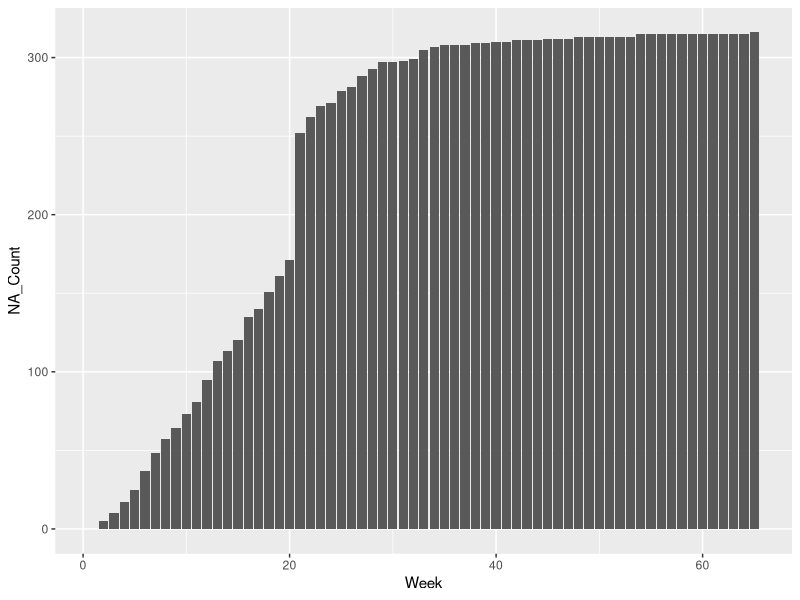
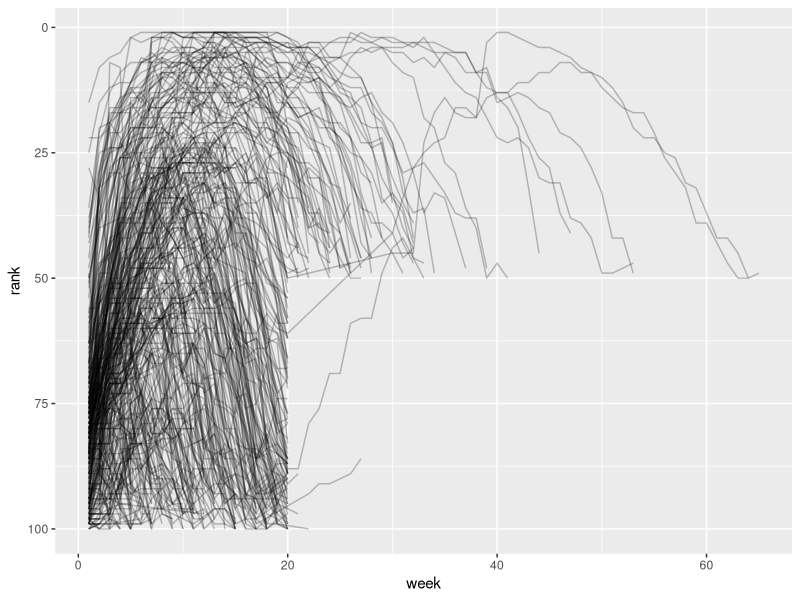

These figures' R source, in order:
#First, we load our libraries

library(tidyverse)

#Three different representations of the same data

table1

table2

table3

#What makes these datasets tidy or not?

#Pivot Longer

billboard

billboard |> 
  pivot_longer(
    cols = starts_with("wk"), 
    names_to = "week", 
    values_to = "rank"
  )

#A common error is to forget the quotes around the variables when you're pivoting longer

#Let's look at the number of NAs in our data

billboard |>
  summarise_if(is.numeric, ~ sum(is.na(.x))) |>
  pivot_longer(is.numeric, names_to = "Week", values_to = "NA_Count") |>
  mutate(Week = parse_number(Week)) |>
  ggplot(aes(x = Week, y = NA_Count)) +
  geom_bar(stat = "identity")

#We will talk about the ~ notation later

billboard_longer <- billboard |> 
  pivot_longer(
    cols = starts_with("wk"), 
    names_to = "week", 
    values_to = "rank",
    values_drop_na = TRUE
  ) |> 
  mutate(
    week = parse_number(week)
  )

billboard_longer |> 
  ggplot(aes(x = week, y = rank, group = track)) + 
  geom_line(alpha = 0.25) + 
  scale_y_reverse()

#You can also pivot into multiple column names

who2

who2 |> 
  pivot_longer(
    cols = !(country:year),
    names_to = c("diagnosis", "gender", "age"), 
    names_sep = "_",
    values_to = "count"
  )

#Let's look at more complex information in the column names

household

household |> 
  pivot_longer(
    cols = !family, 
    names_to = c(".value", "child"), 
    names_sep = "_", 
    values_drop_na = TRUE
  )

#Or...

household |>
  mutate_all(as.character) |>
  pivot_longer(
    cols = !family,
    names_to = "Variable",
    values_to = "Data"
  ) |>
  mutate(Child = parse_number(Variable)) |>
  rowwise() |>
  mutate(Variable = str_split(Variable, "_")[[1]][[1]]) |>
  pivot_wider(names_from = Variable, values_from = Data)

